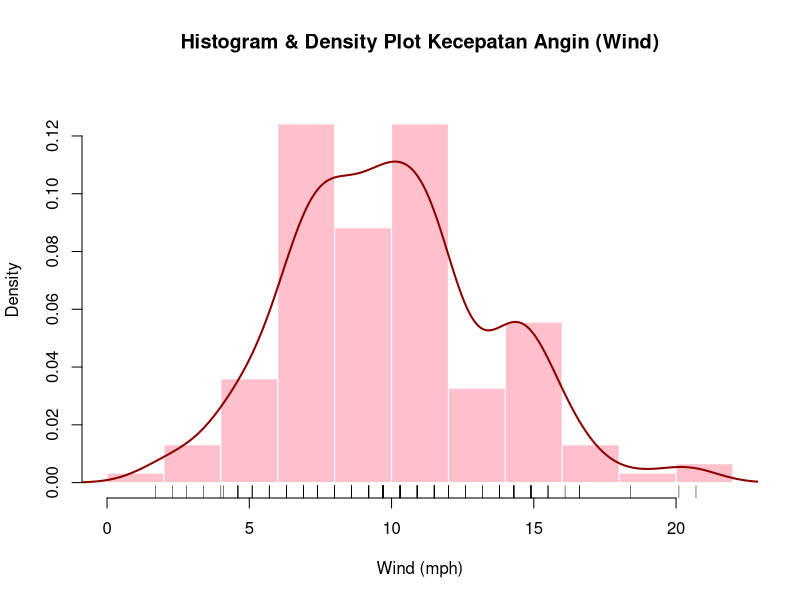
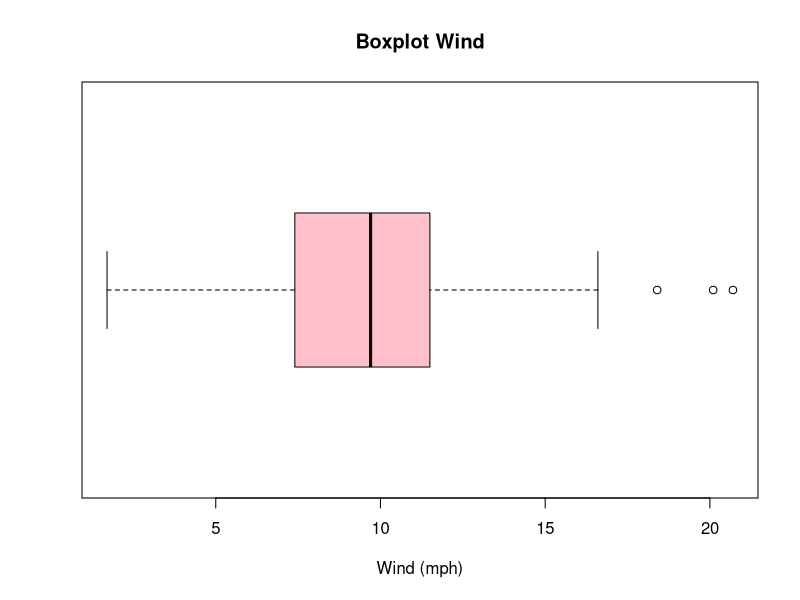
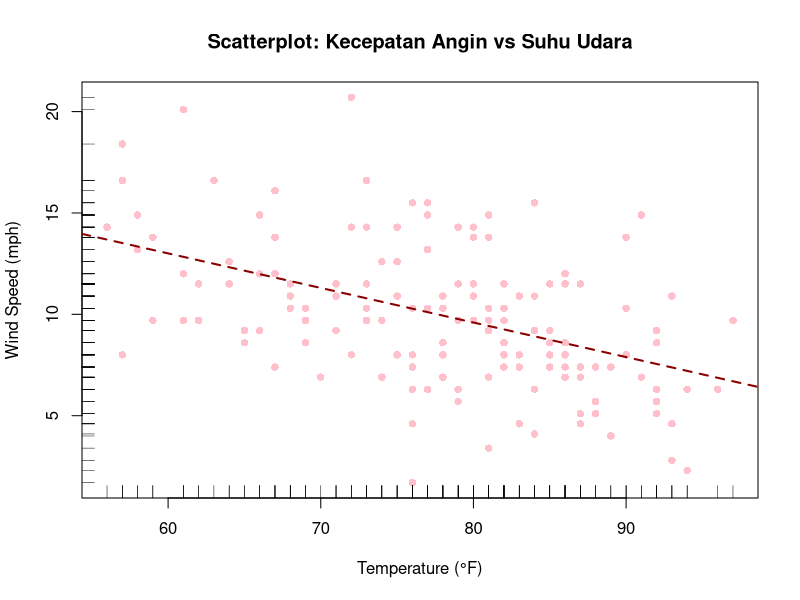

Here is the R script that generated these plots, in order:
# Nama : Tazkiyatunnisa Rahadian
# NIM  : 3338250029
# Tugas 2 Komputasi Statistika

# 1. Membuka data airquality
data("airquality")

# 2. Histogram & Density Wind
 # Density wind
wind_dens <- density(airquality$Wind, na.rm = TRUE)

 # Histogram
hist(airquality$Wind, 
     probability = TRUE, 
     col = "pink", 
     border = "white",
     main = "Histogram & Density Plot Kecepatan Angin (Wind)",
     xlab = "Wind (mph)", 
     ylab = "Density",
     ylim = c(0, max(wind_dens$y) * 1.2))

lines(wind_dens, col = "darkred", lwd = 2)
rug(airquality$Wind)


# 3. Stem and Leaf Wind & Boxplot Wind
 # Stem and Leaf Wind
stem(airquality$Wind)

 # Boxplot Wind
boxplot(airquality$Wind,
        main = "Boxplot Wind",
        xlab = "Wind (mph)",
        col = "pink",
        horizontal = TRUE)


# 4. Scatter Plot: Wind vs Temp
plot(Wind ~ Temp, data = airquality,
     pch = 16, 
     col = "pink",
     main = "Scatterplot: Kecepatan Angin vs Suhu Udara",
     xlab = "Temperature (°F)", 
     ylab = "Wind Speed (mph)")

abline(lm(Wind ~ Temp, data = airquality), col = "darkred", lwd = 2, lty = 2)
rug(airquality$Temp, side = 1)
rug(airquality$Wind, side = 2)
